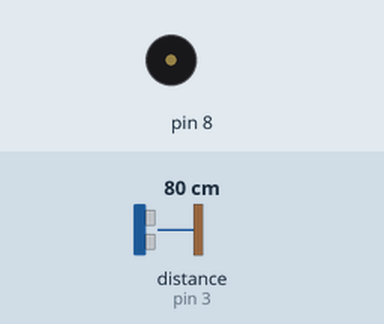
Recording of a sketch running on a simulated Arduino Uno, built with avr-gcc and run on an emulated ATmega328P. On the bench: buzzer (waves = sounding). Wiring (inferred from the names in the program): range finder with pulse-width output: data pin 3. The inputs (shaded band) are chosen by the test bench; at power-on: distance to the obstacle (sensor on pin 3) 80 cm. What the sketch prints to the serial monitor is not drawn.

Above: at 1.2 s.
1.3 s: distance to the obstacle (sensor on pin 3) set to 250 cm
At 4.05 s:
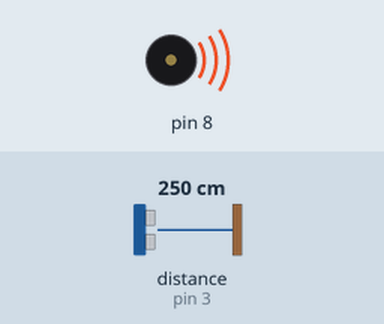
4.3 s: distance to the obstacle (sensor on pin 3) set to 35 cm
Timing chart, 0 to 13.3 s (numbered marks = the images above; inputs shaded):
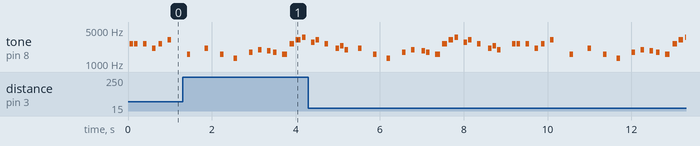

The sketch:

reproductorMusica.ino
```cpp
#include "pitches.h"

// Notas para la melodia
int melody[] = {
  NOTE_E7, NOTE_E7, 0, NOTE_E7,
  0, NOTE_C7, NOTE_E7, 0,
  NOTE_G7, 0, 0,  0,
  NOTE_G6, 0, 0, 0,

  NOTE_C7, 0, 0, NOTE_G6,
  0, 0, NOTE_E6, 0,
  0, NOTE_A6, 0, NOTE_B6,
  0, NOTE_AS6, NOTE_A6, 0,

  NOTE_G6, NOTE_E7, NOTE_G7,
  NOTE_A7, 0, NOTE_F7, NOTE_G7,
  0, NOTE_E7, 0,NOTE_C7,
  NOTE_D7, NOTE_B6, 0, 0,

  NOTE_C7, 0, 0, NOTE_G6,
  0, 0, NOTE_E6, 0,
  0, NOTE_A6, 0, NOTE_B6,
  0, NOTE_AS6, NOTE_A6, 0,

  NOTE_G6, NOTE_E7, NOTE_G7,
  NOTE_A7, 0, NOTE_F7, NOTE_G7,
  0, NOTE_E7, 0,NOTE_C7,
  NOTE_D7, NOTE_B6, 0, 0
};

// Duracion de las notas: 4 = quarter note, 8 = eighth note, etc.:
int noteDurations[] = {
  12, 12, 12, 12,
  12, 12, 12, 12,
  12, 12, 12, 12,
  12, 12, 12, 12,

  12, 12, 12, 12,
  12, 12, 12, 12,
  12, 12, 12, 12,
  12, 12, 12, 12,

  9, 9, 9,
  12, 12, 12, 12,
  12, 12, 12, 12,
  12, 12, 12, 12,

  12, 12, 12, 12,
  12, 12, 12, 12,
  12, 12, 12, 12,
  12, 12, 12, 12,

  9, 9, 9,
  12, 12, 12, 12,
  12, 12, 12, 12,
  12, 12, 12, 12
};

// Tamaño de los vectores anteriores
int tam_vectores = 78;
// Indica si se debe reproducir la cancion: LOw -> No se reproduce; HIGH -> Se reproduce
volatile byte play = LOW;
// Pin del boton
int pinButton = 3;
// Almacena la ultima nota reproducida, para volver a reproducir por dicha nota
int ultima_nota = 0;

void setup() {
  // Preparamos la interrupcion para el boton
  pinMode(pinButton, INPUT_PULLUP);
  attachInterrupt(digitalPinToInterrupt(pinButton), changePlay, RISING);
}

void loop() {
  Serial.begin(9600);

  // Almacena la nota actual
  int thisNote;

  // iterate over the notes of the melody:
  for (thisNote = ultima_nota; thisNote < tam_vectores && play; thisNote++) {
      // to calculate the note duration, take one second divided by the note type.
      //e.g. quarter note = 1000 / 4, eighth note = 1000/8, etc.
      int noteDuration = 1000 / noteDurations[thisNote];
      tone(8, melody[thisNote], noteDuration);

      // to distinguish the notes, set a minimum time between them.
      // the note's duration + 30% seems to work well:
      int pauseBetweenNotes = noteDuration * 1.30;
      delay(pauseBetweenNotes);
      // stop the tone playing:
      noTone(8);
  }

  // Dos opciones: o se ha terminado la cancion (play = HIGH) o hemos pulsado pause
  if(play){
    // Si se ha terminado la cancion, volvemos al principio de ella
    ultima_nota = 0;
  } else {
    // Si le hemos dado a pause, almacenamos la ultima nota reproducida para volver a empezar por ella
    ultima_nota = thisNote;
  }
}

void changePlay(){
  play = !play;

  if(play){
    Serial.println("Play");
  } else {
    Serial.println("Pause");
  }
}
```

pitches.h
```cpp
/*************************************************
 * Public Constants
 *************************************************/

#define NOTE_B0  31
#define NOTE_C1  33
#define NOTE_CS1 35
#define NOTE_D1  37
#define NOTE_DS1 39
#define NOTE_E1  41
#define NOTE_F1  44
#define NOTE_FS1 46
#define NOTE_G1  49
#define NOTE_GS1 52
#define NOTE_A1  55
#define NOTE_AS1 58
#define NOTE_B1  62
#define NOTE_C2  65
#define NOTE_CS2 69
#define NOTE_D2  73
#define NOTE_DS2 78
#define NOTE_E2  82
#define NOTE_F2  87
#define NOTE_FS2 93
#define NOTE_G2  98
#define NOTE_GS2 104
#define NOTE_A2  110
#define NOTE_AS2 117
#define NOTE_B2  123
#define NOTE_C3  131
#define NOTE_CS3 139
#define NOTE_D3  147
#define NOTE_DS3 156
#define NOTE_E3  165
#define NOTE_F3  175
#define NOTE_FS3 185
#define NOTE_G3  196
#define NOTE_GS3 208
#define NOTE_A3  220
#define NOTE_AS3 233
#define NOTE_B3  247
#define NOTE_C4  262
#define NOTE_CS4 277
#define NOTE_D4  294
#define NOTE_DS4 311
#define NOTE_E4  330
#define NOTE_F4  349
#define NOTE_FS4 370
#define NOTE_G4  392
#define NOTE_GS4 415
#define NOTE_A4  440
#define NOTE_AS4 466
#define NOTE_B4  494
#define NOTE_C5  523
#define NOTE_CS5 554
#define NOTE_D5  587
#define NOTE_DS5 622
#define NOTE_E5  659
#define NOTE_F5  698
#define NOTE_FS5 740
#define NOTE_G5  784
#define NOTE_GS5 831
#define NOTE_A5  880
#define NOTE_AS5 932
#define NOTE_B5  988
#define NOTE_C6  1047
#define NOTE_CS6 1109
#define NOTE_D6  1175
#define NOTE_DS6 1245
#define NOTE_E6  1319
#define NOTE_F6  1397
#define NOTE_FS6 1480
#define NOTE_G6  1568
#define NOTE_GS6 1661
#define NOTE_A6  1760
#define NOTE_AS6 1865
#define NOTE_B6  1976
#define NOTE_C7  2093
#define NOTE_CS7 2217
#define NOTE_D7  2349
#define NOTE_DS7 2489
#define NOTE_E7  2637
#define NOTE_F7  2794
#define NOTE_FS7 2960
#define NOTE_G7  3136
#define NOTE_GS7 3322
#define NOTE_A7  3520
#define NOTE_AS7 3729
#define NOTE_B7  3951
#define NOTE_C8  4186
#define NOTE_CS8 4435
#define NOTE_D8  4699
#define NOTE_DS8 4978
```

Measured:
- by itself, tone on pin 8: plays 2794 Hz for 0.08 s, 3136 Hz for 0.08 s, 2637 Hz for 0.08 s, 2093 Hz for 0.08 s, 2349 Hz for 0.08 s, 1976 Hz for 0.08 s … (41 notes in this stretch)
